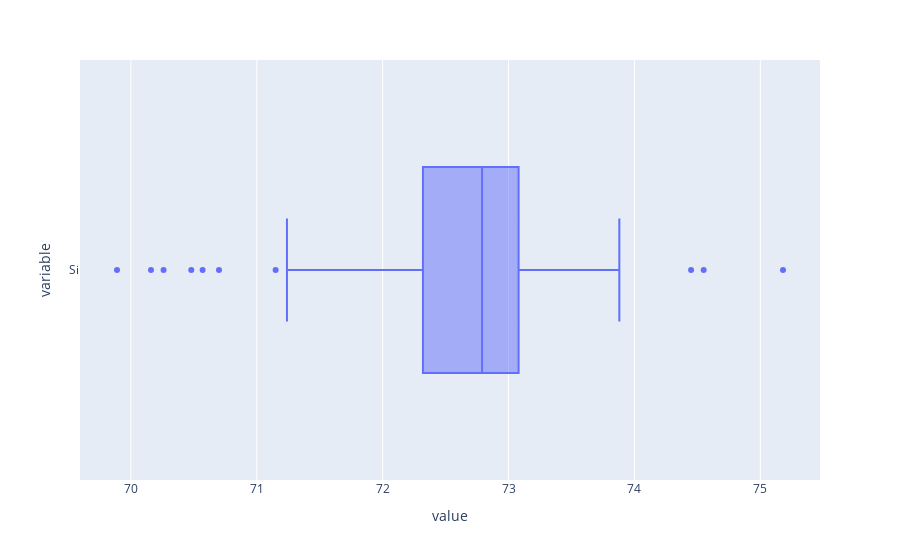

Notebook code for this chart:
### Markdown cell above
### Remove outliers from Si and K

### Code cell
pe.box(df['Si'], orientation='h')

### Figure 1 — Plotly figure (JSON) as saved in the notebook; plotly's stock layout.template omitted (floating-point values rounded to 4 significant figures; data arrays with more than 128 entries replaced by an {"elided": "..."} marker saying what was removed)
{"data": [{"alignmentgroup": "True", "hovertemplate": "value=%{x}<br>variable=%{y}<extra></extra>", "legendgroup": "", "marker": {"color": "#636efa"}, "name": "", "notched": false, "offsetgroup": "", "orientation": "h", "showlegend": false, "type": "box", "x": {"elided": "206 float values"}, "x0": " ", "xaxis": "x", "y": {"elided": "206 str values"}, "y0": " ", "yaxis": "y"}], "layout": {"boxmode": "group", "legend": {"tracegroupgap": 0}, "margin": {"t": 60}, "xaxis": {"anchor": "y", "domain": [0, 1], "title": {"text": "value"}}, "yaxis": {"anchor": "x", "domain": [0, 1], "title": {"text": "variable"}}}}
